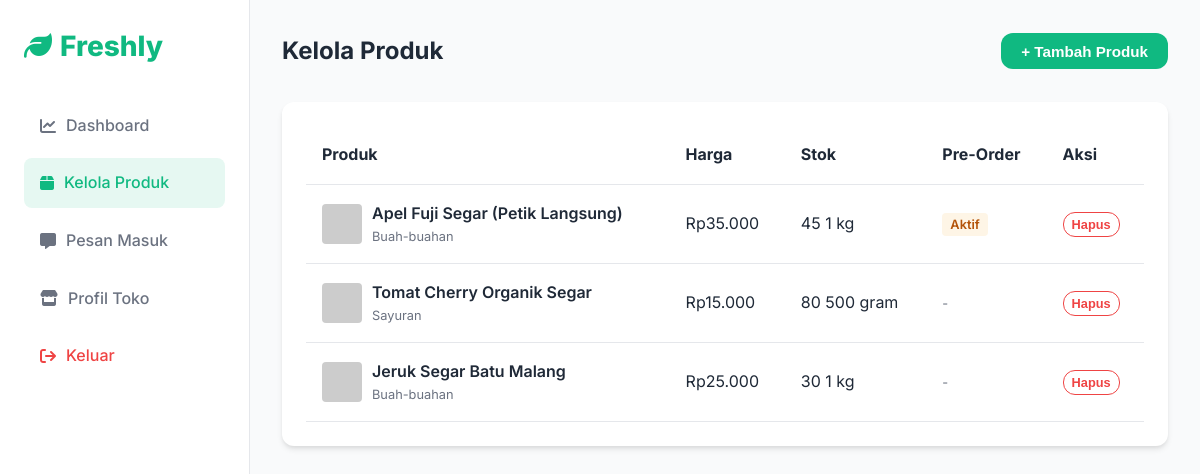
The app's page /seller/products.php (signed in) with its own data.
### tables this page shows
CREATE TABLE IF NOT EXISTS products (
    id INT AUTO_INCREMENT PRIMARY KEY,
    seller_id INT NOT NULL,
    category_id INT DEFAULT NULL,
    name VARCHAR(200) NOT NULL,
    weight VARCHAR(50) DEFAULT NULL,
    price INT NOT NULL DEFAULT 0,
    original_price INT DEFAULT NULL,
    stock INT NOT NULL DEFAULT 0,
    quality VARCHAR(100) DEFAULT NULL,
    harvest_method VARCHAR(100) DEFAULT NULL,
    description TEXT DEFAULT NULL,
    image_url VARCHAR(500) DEFAULT NULL,
    badge VARCHAR(50) DEFAULT NULL,
    preorder_available TINYINT(1) NOT NULL DEFAULT 0,
    preorder_date DATE DEFAULT NULL,
    rating_avg DECIMAL(2,1) NOT NULL DEFAULT 0.0,
    sold_count INT NOT NULL DEFAULT 0,
    is_active TINYINT(1) NOT NULL DEFAULT 1,
    created_at DATETIME NOT NULL DEFAULT CURRENT_TIMESTAMP,
    updated_at DATETIME NOT NULL DEFAULT CURRENT_TIMESTAMP ON UPDATE CURRENT_TIMESTAMP,
    FOREIGN KEY (seller_id) REFERENCES users(id) ON DELETE CASCADE,
    FOREIGN KEY (category_id) REFERENCES categories(id) ON DELETE SET NULL
);

CREATE TABLE IF NOT EXISTS categories (
    id INT AUTO_INCREMENT PRIMARY KEY,
    name VARCHAR(100) NOT NULL,
    icon VARCHAR(10) NOT NULL COMMENT 'Emoji icon'
);

### includes/helpers.php (called while the page is built, shortened)
<?php
function formatRupiah(int $amount): string {
    return "Rp" . number_format($amount, 0, ',', '.');
}
function sanitize(string $input): string {
    return htmlspecialchars(trim($input), ENT_QUOTES, 'UTF-8');
}
function getProductImage(string $imageUrl): string {
    if (str_starts_with($imageUrl, 'http')) {
        return $imageUrl;
    }
    return BASE_URL . '/uploads/products/' . $imageUrl;
}

### seller/products.php (the view, shortened to what this page needs)
<?php
require_once __DIR__ . '/../includes/helpers.php';
$db = getDB();
$sellerId = $_SESSION['user_id'];
$stmt = $db->prepare("SELECT p.*, c.name as category_name FROM products p LEFT JOIN categories c ON p.category_id=c.id WHERE p.seller_id=? AND p.is_active=1 ORDER BY p.created_at DESC");
$stmt->execute([$sellerId]);
$products = $stmt->fetchAll();
?>
<!DOCTYPE html>
<html lang="id">
<head>
    <link rel="stylesheet" href="https://cdnjs.cloudflare.com/ajax/libs/font-awesome/6.4.0/css/all.min.css">
    <link rel="stylesheet" href="../assets/css/style.css">
</head>
<body>
    <div class="dashboard-container">
        <aside class="sidebar">
            <a href="../index.php" class="nav-brand" style="margin-bottom:2rem;"><i class="fa-solid fa-leaf"></i> Freshly</a>
            <ul class="sidebar-menu">
                <li><a href="dashboard.php"><i class="fa-solid fa-chart-line"></i> Dashboard</a></li>
                <li><a href="products.php" class="active"><i class="fa-solid fa-box"></i> Kelola Produk</a></li>
                <li><a href="chat.php"><i class="fa-solid fa-message"></i> Pesan Masuk</a></li>
                <li><a href="profile.php"><i class="fa-solid fa-store"></i> Profil Toko</a></li>
                <li><a href="<?= BASE_URL ?>/includes/logout.php" style="color:#ef4444;"><i class="fa-solid fa-arrow-right-from-bracket"></i> Keluar</a></li>
            </ul>
        </aside>
        <main class="main-content">
            <div style="display:flex;justify-content:space-between;align-items:center;margin-bottom:2rem;">
                <h2>Kelola Produk</h2>
                <button class="btn btn-primary" onclick="document.getElementById('addForm').style.display=document.getElementById('addForm').style.display==='none'?'block':'none'">+ Tambah Produk</button>
            </div>
            <div class="chart-container">
                <table style="width:100%;border-collapse:collapse;text-align:left;">
                    <thead>
                        <tr style="border-bottom:1px solid var(--border-color);">
                            <th style="padding:1rem;">Produk</th>
                            <th style="padding:1rem;">Harga</th>
                            <th style="padding:1rem;">Stok</th>
                            <th style="padding:1rem;">Pre-Order</th>
                            <th style="padding:1rem;">Aksi</th>
                        </tr>
                    </thead>
                    <tbody>
                    <?php foreach($products as $p): ?>
                        <tr style="border-bottom:1px solid var(--border-color);">
                            <td style="padding:1rem;display:flex;align-items:center;gap:10px;">
                                <img src="<?= getProductImage($p['image_url']??'') ?>" style="width:40px;height:40px;border-radius:4px;object-fit:cover;" onerror="this.src='https://via.placeholder.com/40'">
                                <div>
                                    <div style="font-weight:600;"><?= sanitize($p['name']) ?></div>
                                    <div style="font-size:0.8rem;color:var(--text-muted);"><?= sanitize($p['category_name']??'') ?></div>
                                </div>
                            </td>
                            <td style="padding:1rem;"><?= formatRupiah($p['price']) ?></td>
                            <td style="padding:1rem;"><?= $p['stock'] ?> <?= sanitize($p['weight']??'') ?></td>
                            <td style="padding:1rem;">
                                <?php if($p['preorder_available']): ?>
                                <span style="background:rgba(245,158,11,0.1);color:#b45309;padding:4px 8px;border-radius:4px;font-size:0.8rem;font-weight:600;">Aktif</span>
                                <?php else: ?>
                                <span style="font-size:0.8rem;color:var(--text-muted);">-</span>
                                <?php endif; ?>
                            </td>
                            <td style="padding:1rem;">
                                <form method="POST" style="display:inline;" onsubmit="return confirm('Hapus produk ini?')">
                                    <button type="submit" class="btn btn-outline" style="padding:0.25rem 0.5rem;font-size:0.8rem;color:#ef4444;border-color:#ef4444;">Hapus</button>
                                </form>
                            </td>
                        </tr>
                    <?php endforeach; ?>
                    </tbody>
                </table>
            </div>
        </main>
    </div>
</body>
</html>

### assets/css/style.css (style rules this page uses)
:root { --primary-color: #10b981; --primary-dark: #059669; --secondary-color: #f59e0b; --bg-color: #f9fafb; --text-main: #1f2937; --text-muted: #6b7280; --white: #ffffff; --border-color: #e5e7eb; --radius: 12px; --shadow: 0 4px 6px -1px rgba(0, 0, 0, 0.1), 0 2px 4px -1px rgba(0, 0, 0, 0.06); --shadow-hover: 0 10px 15px -3px rgba(0, 0, 0, 0.1), 0 4px 6px -2px rgba(0, 0, 0, 0.05); --transition: all 0.3s ease; }
* { margin: 0; padding: 0; box-sizing: border-box; }
body { font-family: 'Inter', sans-serif; background-color: var(--bg-color); color: var(--text-main); line-height: 1.6; }
a { text-decoration: none; color: inherit; }
.nav-brand { font-size: 1.75rem; font-weight: 800; color: var(--primary-color); display: flex; align-items: center; gap: 0.5rem; }
.btn { padding: 0.6rem 1.25rem; border-radius: var(--radius); font-weight: 600; font-size: 0.95rem; cursor: pointer; transition: var(--transition); border: none; }
.btn-outline { background-color: transparent; color: var(--primary-color); border: 1px solid var(--primary-color); }
.btn-primary { background-color: var(--primary-color); color: white; }

### seller/products.php (style rules this page uses)
.dashboard-container { display:flex; min-height:100vh; background:var(--bg-color); }
.sidebar { width:250px; background:var(--white); border-right:1px solid var(--border-color); padding:1.5rem; }
.main-content { flex:1; padding:2rem; overflow-y:auto; }
.chart-container { background:var(--white); padding:1.5rem; border-radius:var(--radius); box-shadow:var(--shadow); margin-bottom:2rem; }
.sidebar-menu { list-style:none; margin-top:2rem; }
.sidebar-menu li { margin-bottom:0.5rem; }
.sidebar-menu a { display:flex; align-items:center; gap:10px; padding:0.75rem 1rem; color:var(--text-muted); border-radius:8px; font-weight:500; text-decoration:none; }
.sidebar-menu a.active { background:rgba(16,185,129,0.1); color:var(--primary-color); }

### records on screen
products: name "Apel Fuji Segar (Petik Langsung)", category.name "Buah-buahan", price "Rp35.000", stock "45", weight "1 kg", preorder_available "Aktif"
products: name "Tomat Cherry Organik Segar", category.name "Sayuran", price "Rp15.000", stock "80", weight "500 gram"
products: name "Jeruk Segar Batu Malang", category.name "Buah-buahan", price "Rp25.000", stock "30", weight "1 kg"
